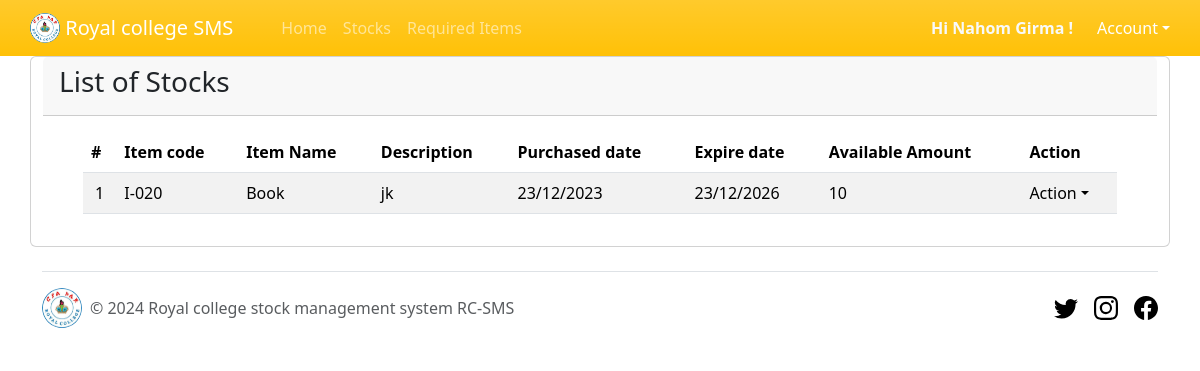
The app's page /staffsPages/staffStock.php (signed in) with its own data.
### tables this page shows
CREATE TABLE `requests` (
  `id` int(11) NOT NULL,
  `code` text NOT NULL,
  `name` text NOT NULL,
  `description` text NOT NULL,
  `purdate` text NOT NULL,
  `expdate` text NOT NULL,
  `reqDate` datetime NOT NULL,
  `amount` text NOT NULL,
  `appByManager` tinyint(1) NOT NULL,
  `appByStore` tinyint(1) NOT NULL,
  `requestedBy` int(11) DEFAULT NULL,
  `appByReq` tinyint(1) NOT NULL
);

### staffsPages/staffStock.php (the view, shortened to what this page needs)
<?php
$id=$_SESSION['id'];
$conn = mysqli_connect('localhost','root','','rc_sms_db');
?>
<!DOCTYPE html>
<html lang="en">
<head>
     <link rel="stylesheet" href="../css/bootstrap.min.css">
</head>
<body>
    <?php @include('./header.php');?>
    <div  class="container card card-outline card-primary">
	<div style="align-content: center;" class="card-header ">
		<h3 style="align-self: center;" class="card-title">List of Stocks</h3>
	</div>
	<div class="card-body">
		<div class="container-fluid">
        <div class="container-fluid">
			<table class="table table-hover table-striped">
				<thead>
					<tr>
						<th>#</th>
						<th>Item code</th>
						<th>Item Name</th>
                        <th>Description</th>
                        <th>Purchased date</th>
                        <th>Expire date</th>
						<th>Available Amount</th>
						<th>Action</th>
					</tr>
				</thead>
				<tbody>
					<?php
						$i = 1;
						$qry = $conn->query("SELECT * from `requests` Where `appByStore`=1 AND `appByReq`=1 AND `requestedBy`='$id';");
						if($qry->num_rows > 0){
						while($row = $qry->fetch_assoc()):
					?>
						<tr>
							<td class="text-center"><?php echo $i++; ?></td>
							<td><?php echo $row['code'] ?></td>
							<td ><p class="m-0 truncate-1"><?php echo $row['name'] ?></p></td>
							<td ><p class="m-0"><?php echo $row['description'] ?></p></td>
							<td><p class="m-0"><?php echo $row['purdate'] ?></p></td>
                     <td><p class="m-0"><?php echo $row['expdate'] ?></p></td>
                     <td><p class="m-0"><?php echo $row['amount'] ?></p></td>
                     <td >
                     <div class="nav-item dropdown">
            <a class="nav-link dropdown-toggle" href="#" data-bs-toggle="dropdown" aria-expanded="false">Action</a>
          </div>
							</td>
						</tr>
					<?php endwhile; }
					else{
						echo '<h2>Sorry, No Available stock please purchase a new stock!<h2/><a href="./staffRequests.php" style="align-self: flex-end;" class="btn btn-flat btn-primary"><span class="fas fa-plus"></span>  Go to Requesting page?</a>
						';
					}?>
				</tbody>
			</table>
		</div>
		</div>
	</div>
</div>
<?php @include('../footer.php');?>
</body>
</html>

### records on screen
requests: code "I-020", name "Book", description "jk", purdate "23/12/2023", expdate "23/12/2026", amount "10"

### other values on screen
$_SESSION['fname'] "Nahom"
$_SESSION['lname'] "Girma"
